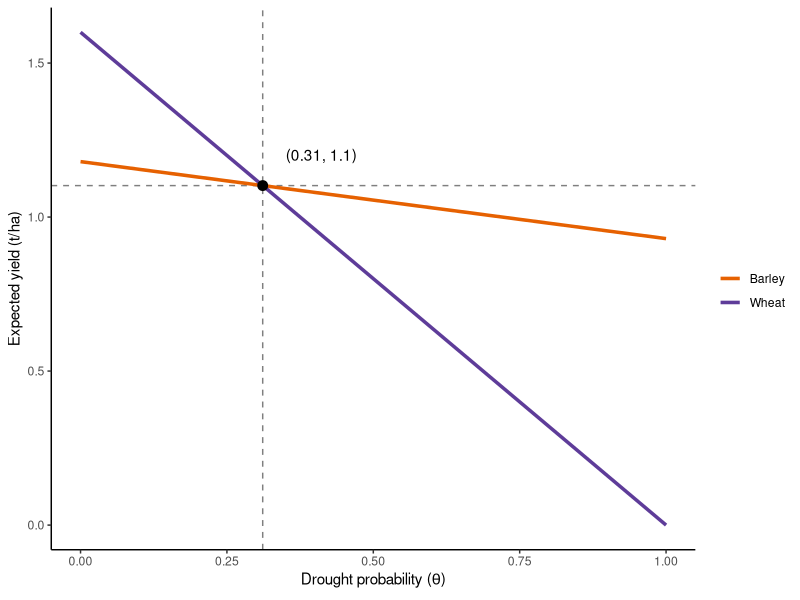
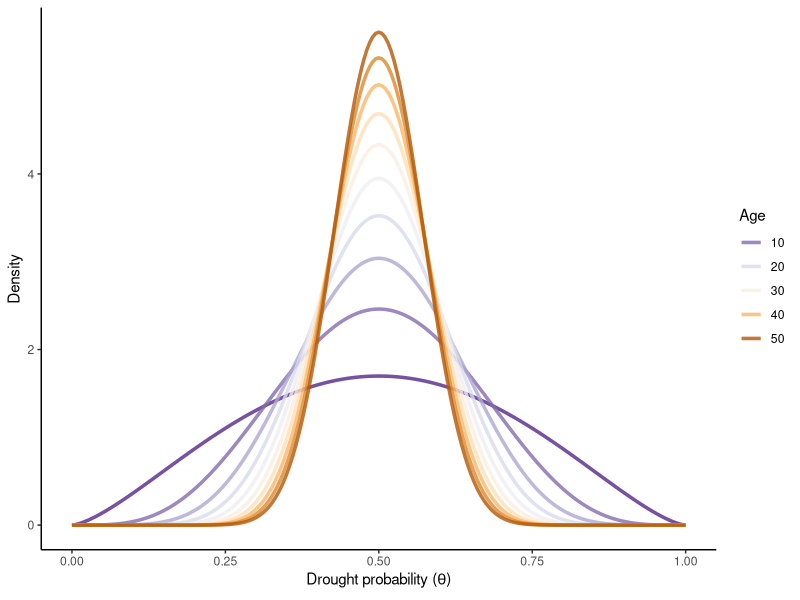

These figures' R source, in order: (Note: this script raises an error after producing the figures.)
## ---- chunk 1
knitr::opts_chunk$set(echo = FALSE, cache = TRUE)
library(raster)
library(ncdf4)
library(tidyverse)
library(patchwork)
## ---- chunk 2
wheat_dry <- 0
wheat_normal <- 1.6

barley_dry <- 0.93
barley_normal <- 1.18
## ---- chunk 3
expected_yield_wheat <- function(risk) {
  risk * wheat_dry + (1 - risk) * wheat_normal
}

expected_yield_barley <- function(risk) {
  risk * barley_dry + (1 - risk) * barley_normal
}

expected_yield <- function(risk) {
  expected_yield_wheat(risk) + expected_yield_barley(risk)
}

indiff <- tibble(risk = (barley_normal - wheat_normal) / (wheat_dry - wheat_normal - barley_dry + barley_normal),
                 yield = risk * wheat_dry + (1 - risk) * wheat_normal)
indiff_label <- paste0('(', round(indiff$risk, 2), ', ', round(indiff$yield, 2), ')')

tibble(risk = seq(0, 1, .1),
      Barley = expected_yield_barley(risk),
      Wheat = expected_yield_wheat(risk)) %>%
  gather(type, yield, Barley:Wheat) %>%
  ggplot(aes(risk, yield)) +
  geom_hline(yintercept = indiff$yield, linetype = 2, alpha = .5)+
  geom_vline(xintercept = indiff$risk, linetype = 2, alpha = .5) +
  geom_line(aes(color = type), size = 1.2) +
  geom_point(data = indiff, color = 'black', size = 3) +
  geom_text(data = indiff, label = indiff_label, nudge_x = 0.1, nudge_y = 0.1) +
  theme_classic() +
  #scale_color_manual(name = 'Crop', values = c('darkgoldenrod', 'lightgoldenrod')) +
  scale_color_manual(values = c('#e66101', '#5e3c99'), name = '') +
  labs(x = expression('Drought probability (' * theta * ')'), y = 'Expected yield (t/ha)')
## ---- chunk 4
prior <- function(m, n) {
  domain <- seq(0,1,0.005)
  val <- dbeta(domain, n * m, n * (1 - m))
  tibble('x' = domain, 'y' = val)
}

tibble(Age = seq(5, 50, 5),
       risk = 0.5) %>%
  mutate(belief = map2(risk, Age, ~prior(.x, .y))) %>%
  unnest(cols = c(belief)) %>%
  ggplot(aes(x, y)) +
  geom_line(aes(group = Age, color = Age), size = 1.2, alpha = .8) +
  scale_color_distiller(palette = 'PuOr', guide = 'legend') +
  labs(x = expression('Drought probability (' * theta * ')'), y = 'Density') +
  theme_classic()
## ---- chunk 5
konya <- matrix(c(32.5, 37.9), nrow = 1)
#konya <- matrix(c(33.5138, 36.2765), nrow = 1)
## ---- chunk 6
precc <- map(list.files('../Data/PRECC', full.names = TRUE)[-12],
             ~brick(.) %>%
               raster::extract(konya, df = TRUE) %>%
  select(-ID) %>%
  gather(time, precc)) %>%
  bind_rows()
precl <- map(list.files('../Data/PRECL', full.names = TRUE)[-12],
             ~brick(.) %>%
               raster::extract(konya, df = TRUE) %>%
  select(-ID) %>%
  gather(time, precl) ) %>%
  bind_rows()

sim_past <- left_join(precc, precl, by = 'time') %>%
  mutate(rainfall = (precc + precl) * 2.628e+9,
         year = rep(-10200:-5001, each = 12), # add hardcode dates instead of using ncdf time because of date shift with averaging period
         month = rep(1:12, times = 5200)) %>%
  select(-time, -precl, -precc) %>%
  mutate(water_year = if_else(month %in% 10:12, year + 1L, year)) %>% 
  filter(!(month %in% c(6:9))) %>%
  group_by(water_year) %>%
  add_tally() %>%
  filter(n == 8) %>%
  summarise(precip = sum(rainfall)) %>%
  mutate(drought = precip < 300)
## ---- chunk 7
sim_past %>%
  filter(between(water_year, -9500, -5500)) %>%
  mutate(time_step = ceiling(water_year / 50),
         year = time_step * 50) %>%
  group_by(year) %>%
  summarise(risk = sum(drought) / 50) %>%
  filter(year != min(year)) %>%
  ggplot(aes(year, risk, fill = risk, color = risk)) +
  geom_hline(yintercept = indiff$risk, color = 'black', linetype = 2, size = 1) +
  geom_col(width = 38)  +
  scale_fill_distiller(palette = 'PuOr') +
  scale_color_distiller(palette = 'PuOr')+
  theme_minimal() +
  labs(x = 'Years BP', y = 'Drought risk')  + theme(legend.position = "none")
## ---- chunk 8
prior2 <- function(a, b) {
  domain <- seq(0,1,0.005)
  val <- dbeta(domain, a, b)
  tibble('x' = domain, 'y' = val)
}

tibble(alpha = c(15 * 0.2, 50 * 0.2, 15 * 0.2 + 25 * 0.4, 50 * 0.2 + 25 * 0.4),
       beta = c(15 * 0.8, 50 * 0.8, 15 * 0.8 + 25 * 0.6, 50 * 0.8 + 25 * 0.6),
       time = factor(c('prior', 'prior', 'posterior', 'posterior'), levels = c('prior', 'posterior')),
       age = factor(c('15-year-old agent', '50-year-old agent', '15-year-old agent', '50-year-old agent'), levels = c('15-year-old agent', '50-year-old agent'))) %>%
  mutate(belief = map2(alpha, beta, ~prior2(.x, .y))) %>%
  unnest(cols = c(belief)) %>%
  ggplot(aes(x, y)) +
  geom_line(aes(group = time, color = time), size = 1.2, alpha = .8) +
scale_color_manual(values = c('#5e3c99', '#e66101'), name = '') +
    facet_wrap(~age, strip.position = 'bottom') +
    theme_classic() +
  theme(strip.background = element_blank(),
        legend.position = c(.43, .5),
        strip.placement = "outside") +
  labs(x = expression('Drought probability (' * theta * ')'), y = 'Density')
## ---- chunk 9
agents <- tibble(id = 1:150, 
                 alpha = 1.5,
                 beta = 1.5,
                 risk = alpha / (alpha + beta),
                 #age = sample.int(80, size = 150, replace = TRUE),
                 crop = 'barley')

learn <- function(agents, drought) {
  if (drought == 'TRUE') wheat_yield <- wheat_dry; barley_yield <- barley_dry
  if (drought == 'FALSE') wheat_yield <- wheat_normal; barley_yield <- barley_normal

  agents %>%
    # farmer's turn to decide what to plant
      mutate(yield_exp = expected_yield(risk),
         barley_exp = expected_yield_barley(risk),
         wheat_exp = expected_yield_wheat(risk),
         expected_yield = barley_exp + wheat_exp,
         crop = case_when(barley_exp > wheat_exp ~ 'barley',
                              barley_exp < wheat_exp ~ 'wheat',
                              barley_exp == wheat_exp ~ 'either'),
         prediction = map2(alpha, beta, ~rbeta(100, .x, .y)), # sample 100 as if agent is thinking in percentages
         wheat_prop = map_dbl(prediction, ~sum(. < indiff$risk)) / 100) %>%
      select(-prediction) %>%
  # nature's turn to decide realized yields
    mutate(payoff = wheat_yield * wheat_prop + barley_yield * (1 - wheat_prop),
           alpha = drought + alpha,
           beta = beta + 1 - drought,
          # mu = alpha / (alpha + beta),
           risk = map2_dbl(alpha, beta, ~rbeta(1, .x, .y)))
}

make_droughts <- function() c(runif(25) < 0.2, runif(25) < 0.4, runif(25) < 0.2)

set.seed(11111)
droughts <- make_droughts()

run_sim <- function(droughts) {
  accumulate(droughts, ~learn(.x, .y), .init = agents) %>% 
    bind_rows(.id = 'time') %>%
    mutate(time = as.numeric(time)) %>%
    filter(time > 1)
}

sim1 <- run_sim(droughts)
## ---- chunk 10
a <- ggplot(sim1) +
  geom_rect(aes(xmin = 25, xmax = 50, ymin = -Inf, ymax = Inf), fill = 'lightgray', alpha = .1) +
  geom_point(aes(time, risk), alpha = .1) +
  geom_hline(yintercept = indiff$risk, color = 'red', linetype = 2) +
  theme_classic() +
  labs(x = 'years', y = 'Perceived drought risk')

b <- sim1 %>%
  group_by(time, crop) %>%
  tally() %>%
ggplot(aes(time, n, fill = crop, color = crop)) +
  geom_bar(width = 1, stat = 'identity', position = 'fill') +
  #scale_fill_manual(values = c('darkgoldenrod', 'lightgoldenrod')) +
  #  scale_fill_manual(values = c('#e66101', '#5e3c99'), name = '') +
    scale_fill_manual(values = c('#f1a340', '#998ec3'), name = '') + 
    scale_color_manual(values = c('#f1a340', '#998ec3'), name = '') + 
    labs(x = 'Years', y = 'Wheat proportion') +
  theme_classic()

a / b
